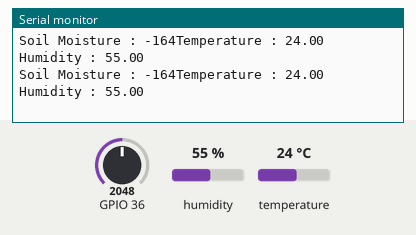
Recording of a sketch running on a simulated ESP32. Shown: the last lines printed to the serial monitor. The inputs (shaded band) are chosen by the test bench; at power-on: humidity 55 %, GPIO 36 = 2048, temperature 24 °C. WiFi joins after 1.5 s; servers stay silent unless stated.

Above: at 3.0 s.
3.1 s: humidity set to 22 %
At 4.21 s:
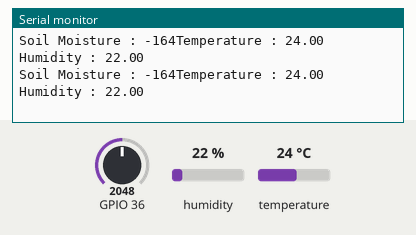
4.6 s: GPIO 36 set to 2866
At 4.61 s:
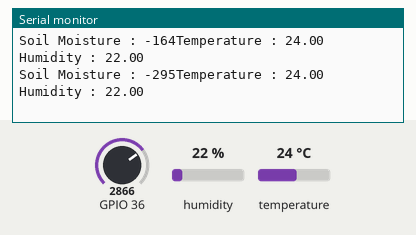
6.1 s: temperature set to 12 °C
At 6.12 s:
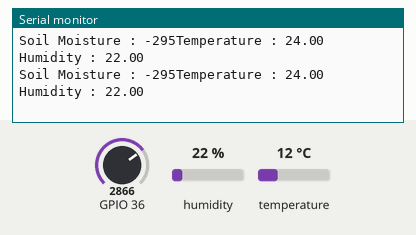
7.6 s: GPIO 36 set to 3603
At 8.22 s:
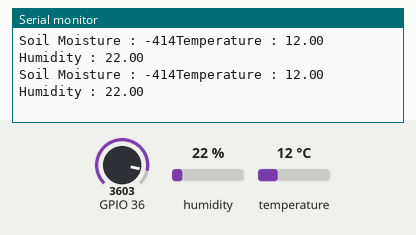
9.1 s: humidity set to 40 %
At 10.51 s:
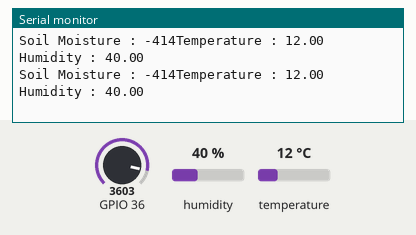
Timing chart, 0 to 11.6 s (numbered marks = the images above; inputs shaded):
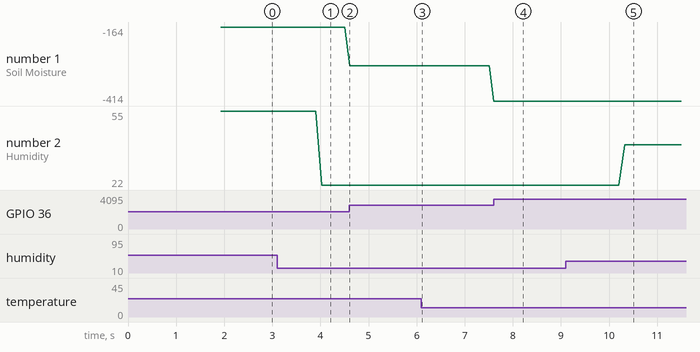

The sketch:

code1.ino
```cpp
#define BLYNK_TEMPLATE_ID "TMPL2aHHDgoKk"
#define BLYNK_TEMPLATE_NAME "Soil Moisture and Temperature Monitor"
#define BLYNK_AUTH_TOKEN "sQTgbmEAL7vCWJAkgJN_S6K0ZGMKZ-dn"
#define BLYNK_PRINT Serial
#include <BlynkSimpleEsp32.h>
#include <Adafruit_Sensor.h>
#include <DHT.h>
// Replace with your network credentials
const char *ssid = "182";
const char *password = "159992ra";

// Replace with your Blynk Auth Token
char auth[] = BLYNK_AUTH_TOKEN;

BlynkTimer timer;

#define DHTPIN 26 //Connect Out pin to D2 in NODE MCU
#define DHTTYPE DHT11
DHT dht(26, DHT11);


void sendSensor()
{
   /*int soilmoisturevalue = analogRead(A0);
   soilmoisturevalue = map(soilmoisturevalue, 0, 1023, 0, 100);*/

   int value = analogRead(A0);
  value = map(value,400,1023,100,0);
  float h = dht.readHumidity();
  float t = dht.readTemperature(); // or dht.readTemperature(true) for Fahrenheit

  if (isnan(h) || isnan(t)) {
    Serial.println("Failed to read from DHT sensor!");
    return;
  }
  // You can send any value at any time.
  // Please don't send more that 10 values per second.
    Blynk.virtualWrite(V0, value);
    Blynk.virtualWrite(V1, t);
    Blynk.virtualWrite(V2, h);
    Serial.print("Soil Moisture : ");
    Serial.print(value);
    Serial.print("Temperature : ");
    Serial.print(t);
    Serial.print("    Humidity : ");
    Serial.println(h);
}
void setup()
{

  Serial.begin(115200);


  Blynk.begin(auth, ssid,password);
  dht.begin();
  timer.setInterval(100L, sendSensor);

  }

void loop()
{
  Blynk.run();
  timer.run();
 }
```

Measured:
- after the input at 3.1 s, the serial monitor: prints a new line after 0.93 s (image 1)
- after the input at 4.6 s, the serial monitor: prints a new line at once (image 2)
- after the input at 7.6 s, the serial monitor: prints a new line at once (image 4)
- after the input at 9.1 s, the serial monitor: prints a new line after 1.2 s (image 5)
- plotted number 1: -164 → -295 after the input at 4.6 s, -295 → -414 after the input at 7.6 s
- plotted number 2: 55 → 22 after the input at 3.1 s, 22 → 40 after the input at 9.1 s
